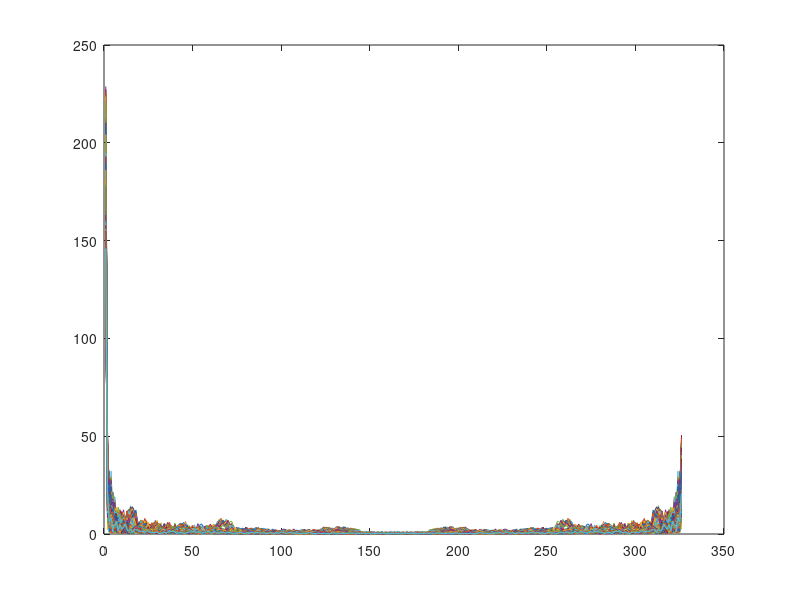
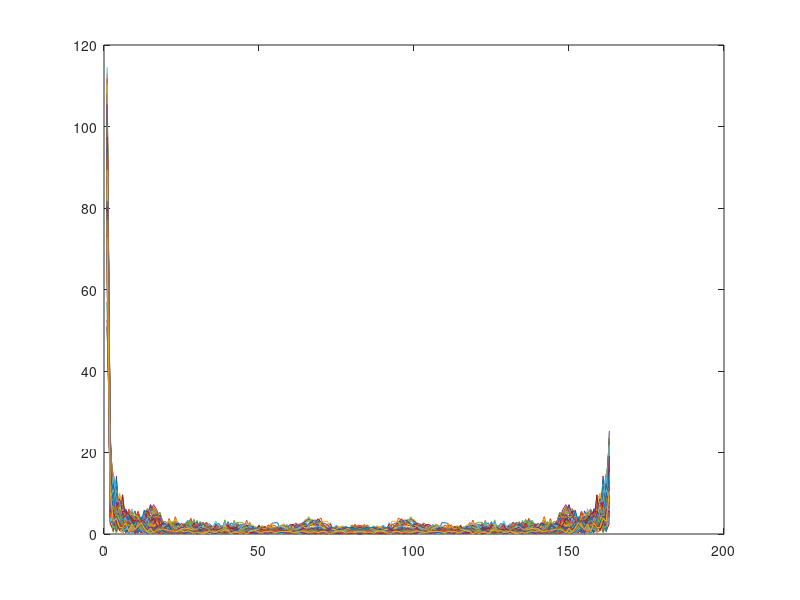
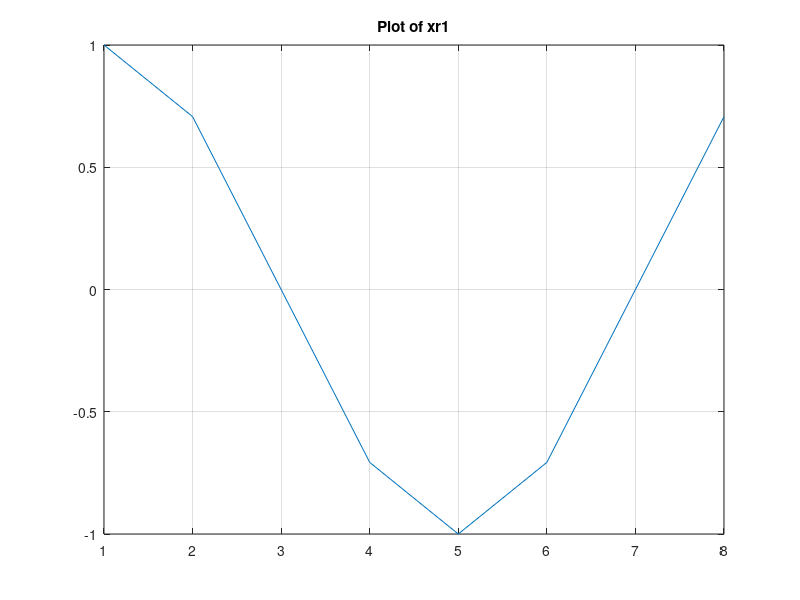
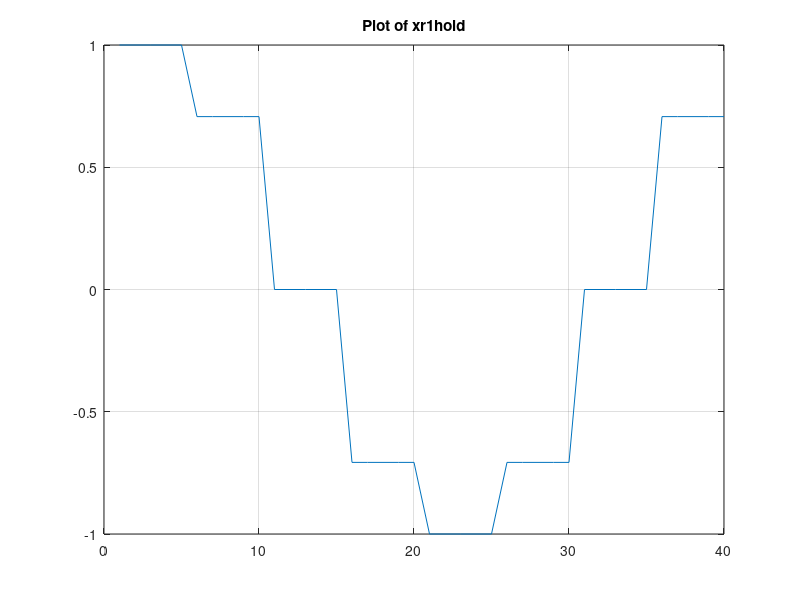

The MATLAB source for these figures, in order: (Note: this script raises an error after producing the figures.)
%{
Yonatan Carver
ECES 352 - Lab 6

%}
clear; clc; close all

%% 3.1 Down Sampling
%{

a) Visually, aliasing can look like a moire pattern. It might look like a
checkered pattern or spiral pattern, depending on the amount that the image
has been downsized.

b) For one, if the factor by which the image is being downsized by is 2
(i.e. the image is down-sampled by one half of the original image), there
are fewer high frequency components of the signal.

%}

load lighthouse		% as var: ww

plot(abs(fft(ww)))
p=2;
wp = ww(1:p:end, 1:p:end);
% show_img(wp)
figure
plot(abs(fft(wp)))


%% 3.2 Reconstruction of Images

load stinger	% as var: xx
size_xx = size(xx);
xx4 = xx(1:4:end, 1:4:end);
size_xx4 = size(xx4);

% figure; imshow(xx); trusize
% figure; imshow(xx4); trusize

%% (a)
xr1 = cos(2*pi*(0:7)/8);
L = length(xr1);
nn = ceil((0.999:1:5*L)/5);		% round up to the integer part
xr1hold = xr1(nn);

figure
plot(xr1); grid on
title('Plot of xr1')
figure
plot(xr1hold); grid on
title('Plot of xr1hold')

%{
The vector nn is of length 40 and contains 5 values each of numbers 1
through 8. That is, nn is being held at each value for 5 indices.

The interpolation factor is 5.

%}

%% (b)

% n = ceil((0.999:1:4*length(xx4))/4);

% xholdrows = zeros(410,544);
xholdrows = zeros(size(xx));

% for i = 1:size_xx(2)
% 	xholdrows(i,:) = xx4(i,:) .* ceil(1:1:size_xx(2)/4);
% end

% for i = 1:size_xx(1)
% 	xholdrows(:,i) = (1:1:4*size_xx(1))/4;
% end
% 	xholdrows = xx4(n);
% imshow(xholdrows)

%% (c)

%% (d)
n1 = 0:7;
xr1 = cos(2*pi*n1/8);
tti = 0 : 0.1 : 7;	 % locations between the n1 indices

%% (e)

%% (f)

%% (g)

%% (h)

show_img(xx); truesize








